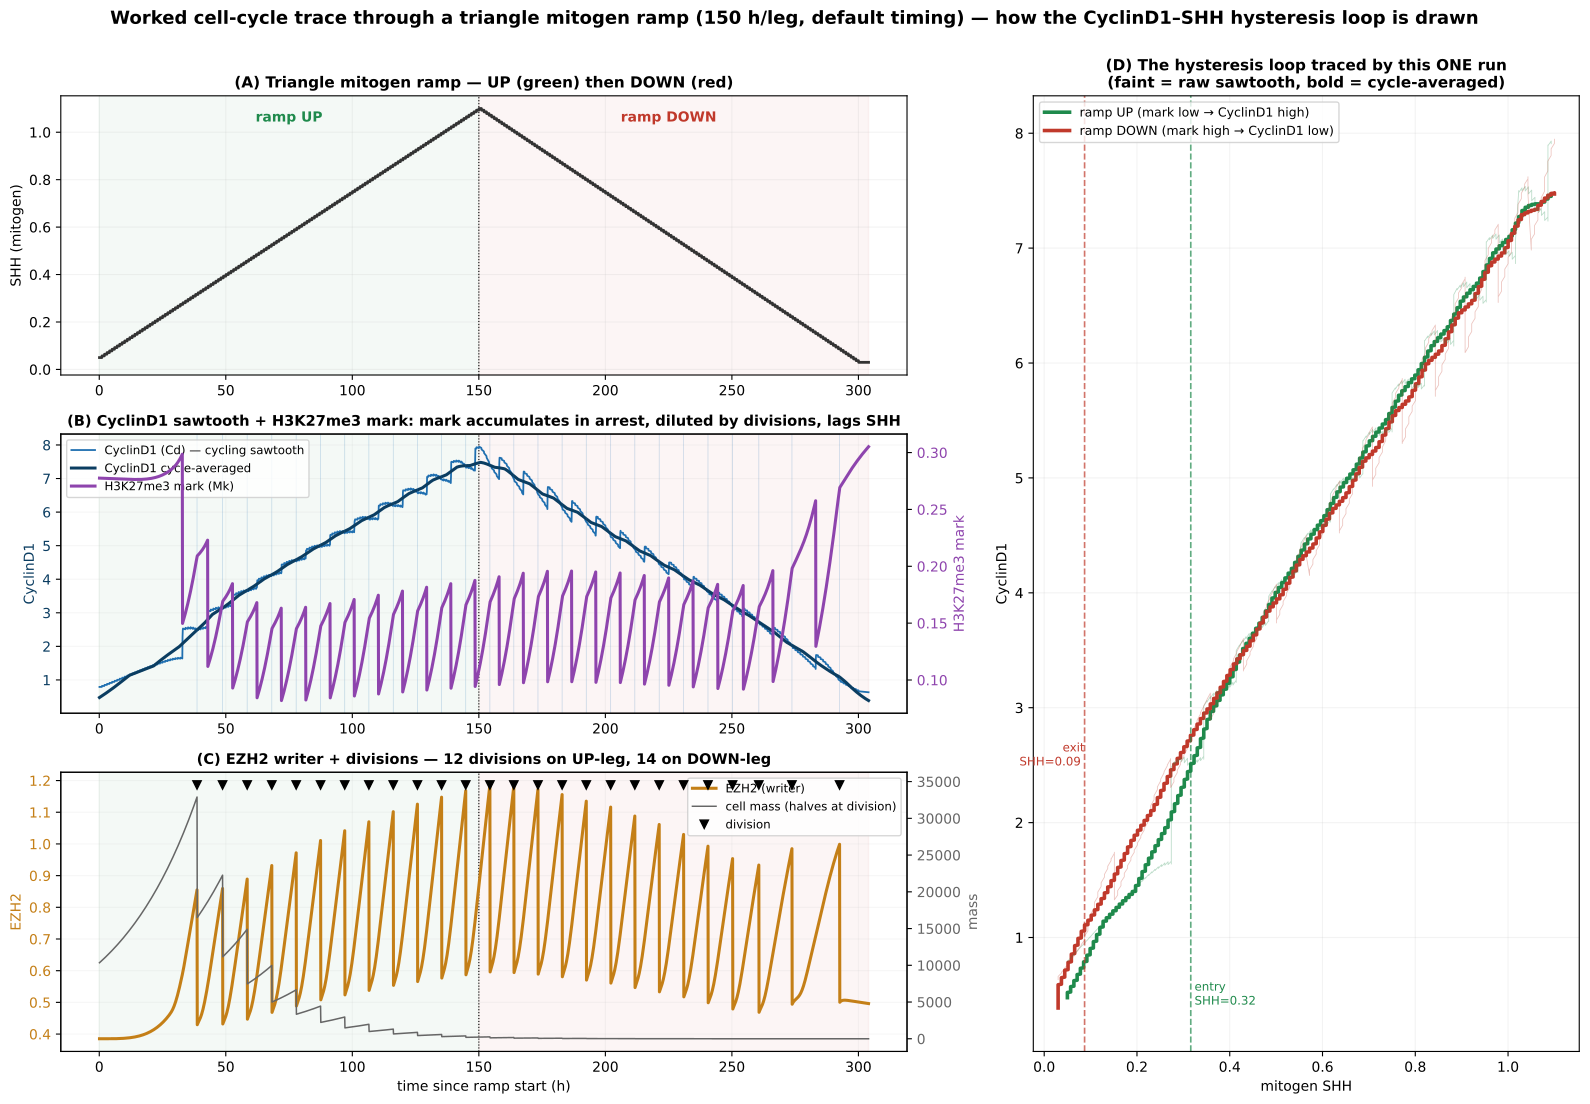

Reproduce this figure in Python.
"""Worked example: a single continuous TRIANGLE mitogen ramp (SHH up, then down) showing the cell-cycle
trace and WHY the CyclinD1-vs-SHH loop opens. One run, default timing, fast-ish ramp.

The story in one trace:
 - low SHH (arrest): cell not cycling; no replicative dilution → the H3K27me3 mark ACCUMULATES.
 - ramp UP: SHH rises, but the accumulated mark still represses CyclinD1 → the cell re-enters LATE
   (entry SHH high). Once cycling, each division HALVES the mark (sawtooth down).
 - at the top the mark is low (diluted by cycling) → CyclinD1 high.
 - ramp DOWN: SHH falls, but the mark is still low → CyclinD1 stays high and the cell keeps cycling to
   LOWER SHH than it needed to enter (exit SHH low). => hysteresis.

Panels:
 (A) SHH(t) triangle              (B) CyclinD1(t) sawtooth + H3K27me3 mark(t)
 (C) EZH2(t) + mass(t) w/ division ticks   (D) the CyclinD1-vs-SHH loop traced out (up=green, down=red)

Run:  ./venv/bin/python simulations/sim_ramp_hysteresis_trace.py
"""
import sys, os
sys.path.insert(0, os.path.dirname(os.path.dirname(os.path.abspath(__file__))))
import numpy as np
import matplotlib
matplotlib.use('Agg')
import matplotlib.pyplot as plt
import tellurium as te
from src.build_model_v44_heldt import build_model_v44

LN2 = np.log(2.0)
M = build_model_v44(with_ezh2=True, with_hh=True)
GNP = dict(MYCN_amplification=1.0, Ptch1_copy_number=1.0, p16=0.0, p18=0.464, kSyP21=0.002, HHi=0, EZH2i=0)
DEFAULTS = dict(f0_mk=0.233, mu=0.0005, kTlEZ=0.004, del_mk=0.0007, kDeEZ=0.00015, HU=0.0, k_Cd_translation=0.801)
_R = te.loada(M); _R.integrator.setValue('relative_tolerance', 1e-6)
try: _R.integrator.setValue('maximum_num_steps', 100000)
except Exception: pass

for k, v in GNP.items(): _R[k] = v
for k, v in DEFAULTS.items(): _R[k] = v

D_LEG = 9000.0            # 150 h per leg (fast enough for a clear loop, ~6-8 divisions/leg)
SHH_LO, SHH_HI = 0.05, 1.10
PREEQ = float(min(20000.0, max(3000.0, 4.0 * LN2 / DEFAULTS['kDeEZ'])))   # load the mark before we start
CHUNK = 60.0
SEL = ['time', 'SHH', 'Cd', 'Mk', 'EZH2', 'mass', 'Cdc20']


def shh_of(t):
    x = t - PREEQ
    if x <= 0:
        return SHH_LO
    if x <= D_LEG:
        return SHH_LO + (SHH_HI - SHH_LO) * (x / D_LEG)          # up
    y = x - D_LEG
    return SHH_HI + (SHH_LO - 0.02 - SHH_HI) * min(y / D_LEG, 1.0)  # down (to just below start)


# preequilibrate arrested at low SHH
_R['SHH'] = SHH_LO
for atol in (1e-8, 1e-7, 1e-6):
    try:
        _R.integrator.setValue('absolute_tolerance', atol); _R.simulate(0, PREEQ, 50, selections=['time']); break
    except Exception:
        pass

rows = {s: [] for s in SEL}
t = PREEQ; TEND = PREEQ + 2 * D_LEG + 200
while t < TEND:
    _R['SHH'] = float(shh_of(t))
    for atol in (1e-8, 1e-7, 1e-6):
        try:
            _R.integrator.setValue('absolute_tolerance', atol)
            r = _R.simulate(t, t + CHUNK, 12, selections=SEL); break
        except Exception:
            r = None
    if r is None:
        break
    for s in SEL:
        rows[s].append(r[s][1:])
    t += CHUNK

for s in SEL:
    rows[s] = np.concatenate(rows[s])
T = (rows['time'] - PREEQ) / 60.0                                # h since ramp start
SH, CD, MK, EZ, MASS, C20 = rows['SHH'], rows['Cd'], rows['Mk'], rows['EZH2'], rows['mass'], rows['Cdc20']
t_top = D_LEG / 60.0                                             # leg boundary (h)
up = T <= t_top


def movavg(x, win=1400.0):
    dt = np.median(np.diff(rows['time']))
    w = max(3, min(int(win / dt), max(3, len(x) // 2)))
    return np.convolve(x, np.ones(w) / w, mode='same')


# divisions = mass drops (halving)
dmass = np.diff(MASS)
divs = np.where(dmass < -0.15 * MASS[:-1])[0]
div_t = T[divs]
n_up = int((div_t <= t_top).sum()); n_dn = int((div_t > t_top).sum())
shh_entry = SH[divs[0]] if len(divs) else np.nan
dn_divs = div_t[div_t > t_top]
shh_exit = SH[divs[div_t > t_top][-1]] if len(dn_divs) else np.nan

fig, ax = plt.subplots(3, 2, figsize=(16, 11), gridspec_kw={'width_ratios': [1.55, 1]})
gs = ax[0, 1].get_gridspec()
for a in ax[:, 1]:
    a.remove()
axD = fig.add_subplot(gs[:, 1])


def shade(a):
    a.axvspan(0, t_top, color='#1f8a4c', alpha=0.05); a.axvspan(t_top, T.max(), color='#c0392b', alpha=0.05)
    a.axvline(t_top, color='k', lw=0.8, ls=':')


# (A) SHH
a = ax[0, 0]; shade(a)
a.plot(T, SH, color='#333', lw=2)
a.set_ylabel('SHH (mitogen)'); a.set_title('(A) Triangle mitogen ramp — UP (green) then DOWN (red)', fontweight='bold', fontsize=11)
a.text(t_top * 0.5, SHH_HI * 0.95, 'ramp UP', color='#1f8a4c', ha='center', fontweight='bold')
a.text(t_top * 1.5, SHH_HI * 0.95, 'ramp DOWN', color='#c0392b', ha='center', fontweight='bold')
a.grid(alpha=0.15)

# (B) CyclinD1 sawtooth + mark
a = ax[1, 0]; shade(a)
a.plot(T, CD, color='#1f6fb0', lw=1.3, label='CyclinD1 (Cd) — cycling sawtooth')
a.plot(T, movavg(CD), color='#0b3d61', lw=2.2, label='CyclinD1 cycle-averaged')
a.set_ylabel('CyclinD1', color='#0b3d61'); a.tick_params(axis='y', labelcolor='#0b3d61')
for d in div_t:
    a.axvline(d, color='#1f6fb0', lw=0.5, alpha=0.25)
a2 = a.twinx()
a2.plot(T, MK, color='#8e44ad', lw=2.2, label='H3K27me3 mark (Mk)')
a2.set_ylabel('H3K27me3 mark', color='#8e44ad'); a2.tick_params(axis='y', labelcolor='#8e44ad')
a.set_title('(B) CyclinD1 sawtooth + H3K27me3 mark: mark accumulates in arrest, diluted by divisions, lags SHH', fontweight='bold', fontsize=10.5)
h1, l1 = a.get_legend_handles_labels(); h2, l2 = a2.get_legend_handles_labels()
a.legend(h1 + h2, l1 + l2, fontsize=8.5, loc='upper left')
a.grid(alpha=0.12)

# (C) EZH2 + mass + division ticks
a = ax[2, 0]; shade(a)
a.plot(T, EZ, color='#c47f17', lw=2.2, label='EZH2 (writer)')
a.set_ylabel('EZH2', color='#c47f17'); a.tick_params(axis='y', labelcolor='#c47f17')
a.set_xlabel('time since ramp start (h)')
a3 = a.twinx()
a3.plot(T, MASS, color='#666', lw=1.1, label='cell mass (halves at division)')
a3.plot(div_t, np.full_like(div_t, MASS.max() * 1.05), 'v', color='k', ms=6, label='division')
a3.set_ylabel('mass', color='#666'); a3.tick_params(axis='y', labelcolor='#666')
a.set_title(f'(C) EZH2 writer + divisions — {n_up} divisions on UP-leg, {n_dn} on DOWN-leg', fontweight='bold', fontsize=10.5)
h1, l1 = a.get_legend_handles_labels(); h2, l2 = a3.get_legend_handles_labels()
a.legend(h1 + h2, l1 + l2, fontsize=8.5, loc='upper right')
a.grid(alpha=0.12)

# (D) the loop traced by this single run
cav = movavg(CD)
axD.plot(SH[up], cav[up], color='#1f8a4c', lw=2.6, label='ramp UP (mark low → CyclinD1 high)')
axD.plot(SH[~up], cav[~up], color='#c0392b', lw=2.6, label='ramp DOWN (mark high → CyclinD1 low)')
axD.plot(SH[up], CD[up], color='#1f8a4c', lw=0.6, alpha=0.3)
axD.plot(SH[~up], CD[~up], color='#c0392b', lw=0.6, alpha=0.3)
if np.isfinite(shh_entry):
    axD.axvline(shh_entry, color='#1f8a4c', ls='--', lw=1.2, alpha=0.7)
    axD.text(shh_entry, axD.get_ylim()[1] * 0.05, f' entry\n SHH={shh_entry:.2f}', color='#1f8a4c', fontsize=8.5)
if np.isfinite(shh_exit):
    axD.axvline(shh_exit, color='#c0392b', ls='--', lw=1.2, alpha=0.7)
    axD.text(shh_exit, axD.get_ylim()[1] * 0.30, f'exit\nSHH={shh_exit:.2f} ', color='#c0392b', fontsize=8.5, ha='right')
axD.set_xlabel('mitogen SHH'); axD.set_ylabel('CyclinD1')
axD.set_title('(D) The hysteresis loop traced by this ONE run\n(faint = raw sawtooth, bold = cycle-averaged)', fontweight='bold', fontsize=11)
axD.legend(fontsize=9, loc='upper left'); axD.grid(alpha=0.15)

fig.suptitle(f'Worked cell-cycle trace through a triangle mitogen ramp ({D_LEG/60:.0f} h/leg, default timing) — how the CyclinD1–SHH hysteresis loop is drawn',
             fontsize=13, fontweight='bold', y=1.0)
plt.tight_layout()
plt.savefig('simulations/sim_ramp_hysteresis_trace.png', dpi=150, bbox_inches='tight')
plt.savefig('simulations/sim_ramp_hysteresis_trace.pdf', bbox_inches='tight')
plt.close()
print(f'entry SHH={shh_entry:.3f}  exit SHH={shh_exit:.3f}  divisions up={n_up} down={n_dn}')
print('Saved sim_ramp_hysteresis_trace.png')
